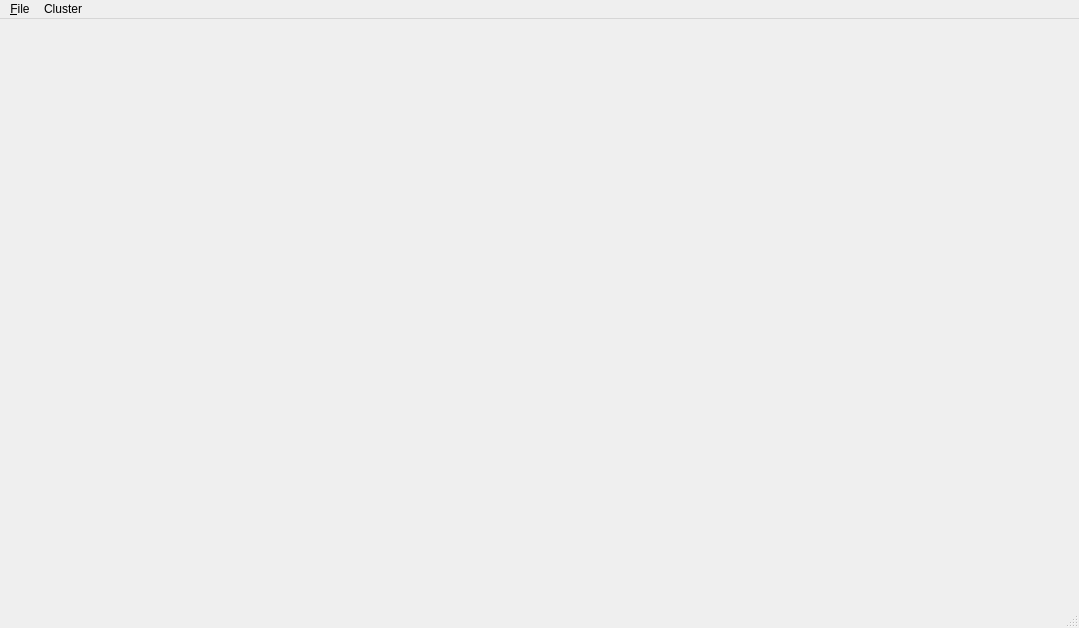
<?xml version="1.0" encoding="UTF-8"?>
<ui version="4.0">
 <class>MainWindow</class>
 <widget class="QMainWindow" name="MainWindow">
  <property name="geometry">
   <rect>
    <x>0</x>
    <y>0</y>
    <width>1079</width>
    <height>628</height>
   </rect>
  </property>
  <property name="windowTitle">
   <string>MainWindow</string>
  </property>
  <widget class="QWidget" name="centralwidget"/>
  <widget class="QMenuBar" name="menubar">
   <property name="geometry">
    <rect>
     <x>0</x>
     <y>0</y>
     <width>1079</width>
     <height>22</height>
    </rect>
   </property>
   <widget class="QMenu" name="menu_File">
    <property name="title">
     <string>&amp;File</string>
    </property>
   </widget>
   <widget class="QMenu" name="menuCluster">
    <property name="title">
     <string>Cluster</string>
    </property>
    <addaction name="separator"/>
    <addaction name="actionClu1"/>
    <addaction name="actionClu2"/>
   </widget>
   <addaction name="menu_File"/>
   <addaction name="menuCluster"/>
  </widget>
  <widget class="QStatusBar" name="statusbar"/>
  <action name="actionClu1">
   <property name="text">
    <string>Clu1</string>
   </property>
  </action>
  <action name="actionClu2">
   <property name="text">
    <string>Clu2</string>
   </property>
  </action>
 </widget>
 <resources/>
 <connections/>
</ui>
